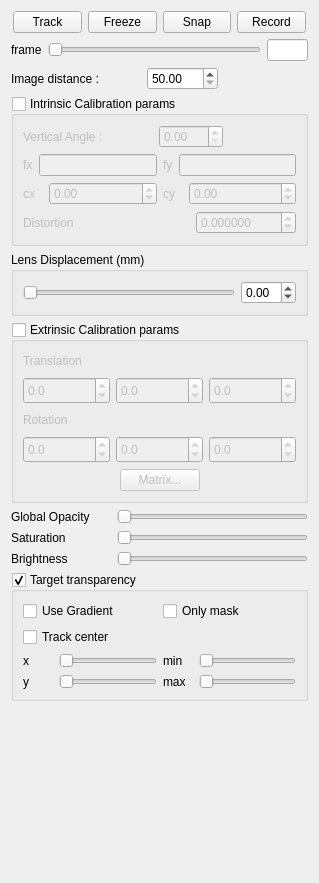
<?xml version="1.0" encoding="UTF-8"?>
<ui version="4.0">
 <class>CameraObjectSettingsWidget</class>
 <widget class="QWidget" name="CameraObjectSettingsWidget">
  <property name="geometry">
   <rect>
    <x>0</x>
    <y>0</y>
    <width>319</width>
    <height>883</height>
   </rect>
  </property>
  <property name="windowTitle">
   <string>Form</string>
  </property>
  <layout class="QVBoxLayout" name="verticalLayout_6">
   <item>
    <layout class="QHBoxLayout" name="horizontalLayout_6">
     <item>
      <spacer name="horizontalSpacer_4">
       <property name="orientation">
        <enum>Qt::Horizontal</enum>
       </property>
       <property name="sizeHint" stdset="0">
        <size>
         <width>13</width>
         <height>20</height>
        </size>
       </property>
      </spacer>
     </item>
     <item>
      <widget class="QPushButton" name="trackCameraPushButton">
       <property name="minimumSize">
        <size>
         <width>60</width>
         <height>0</height>
        </size>
       </property>
       <property name="text">
        <string>Track</string>
       </property>
       <property name="checkable">
        <bool>true</bool>
       </property>
      </widget>
     </item>
     <item>
      <widget class="QPushButton" name="freezeButton">
       <property name="minimumSize">
        <size>
         <width>60</width>
         <height>0</height>
        </size>
       </property>
       <property name="text">
        <string>Freeze</string>
       </property>
       <property name="checkable">
        <bool>true</bool>
       </property>
      </widget>
     </item>
     <item>
      <widget class="QPushButton" name="snapshotButton">
       <property name="minimumSize">
        <size>
         <width>60</width>
         <height>0</height>
        </size>
       </property>
       <property name="text">
        <string>Snap</string>
       </property>
      </widget>
     </item>
     <item>
      <widget class="QPushButton" name="recordButton">
       <property name="minimumSize">
        <size>
         <width>60</width>
         <height>0</height>
        </size>
       </property>
       <property name="text">
        <string>Record</string>
       </property>
      </widget>
     </item>
     <item>
      <spacer name="horizontalSpacer_10">
       <property name="orientation">
        <enum>Qt::Horizontal</enum>
       </property>
       <property name="sizeHint" stdset="0">
        <size>
         <width>13</width>
         <height>20</height>
        </size>
       </property>
      </spacer>
     </item>
    </layout>
   </item>
   <item>
    <layout class="QHBoxLayout" name="currentFrameLayout">
     <item>
      <widget class="QLabel" name="currentFrameLabel">
       <property name="text">
        <string>frame</string>
       </property>
      </widget>
     </item>
     <item>
      <widget class="QSlider" name="currentFrameSlider">
       <property name="orientation">
        <enum>Qt::Horizontal</enum>
       </property>
      </widget>
     </item>
     <item>
      <widget class="QLineEdit" name="currentFrameEdit">
       <property name="sizePolicy">
        <sizepolicy hsizetype="Fixed" vsizetype="Fixed">
         <horstretch>0</horstretch>
         <verstretch>0</verstretch>
        </sizepolicy>
       </property>
       <property name="minimumSize">
        <size>
         <width>41</width>
         <height>0</height>
        </size>
       </property>
       <property name="maximumSize">
        <size>
         <width>41</width>
         <height>16777215</height>
        </size>
       </property>
       <property name="readOnly">
        <bool>true</bool>
       </property>
      </widget>
     </item>
    </layout>
   </item>
   <item>
    <layout class="QHBoxLayout" name="horizontalLayout_2">
     <item>
      <widget class="QLabel" name="imageDistanceLabel">
       <property name="minimumSize">
        <size>
         <width>130</width>
         <height>0</height>
        </size>
       </property>
       <property name="text">
        <string>Image distance :</string>
       </property>
      </widget>
     </item>
     <item>
      <widget class="QDoubleSpinBox" name="imageDistanceSpinBox">
       <property name="minimumSize">
        <size>
         <width>70</width>
         <height>0</height>
        </size>
       </property>
       <property name="minimum">
        <double>50.000000000000000</double>
       </property>
       <property name="maximum">
        <double>5000.000000000000000</double>
       </property>
       <property name="singleStep">
        <double>100.000000000000000</double>
       </property>
      </widget>
     </item>
     <item>
      <spacer name="horizontalSpacer_2">
       <property name="orientation">
        <enum>Qt::Horizontal</enum>
       </property>
       <property name="sizeHint" stdset="0">
        <size>
         <width>40</width>
         <height>20</height>
        </size>
       </property>
      </spacer>
     </item>
    </layout>
   </item>
   <item>
    <widget class="QGroupBox" name="intrinsicParamsGroupBox">
     <property name="title">
      <string>Intrinsic Calibration params</string>
     </property>
     <property name="checkable">
      <bool>true</bool>
     </property>
     <property name="checked">
      <bool>false</bool>
     </property>
     <layout class="QVBoxLayout" name="verticalLayout_5">
      <item>
       <layout class="QHBoxLayout" name="horizontalLayout">
        <item>
         <widget class="QLabel" name="verticalAngleLabel">
          <property name="minimumSize">
           <size>
            <width>130</width>
            <height>0</height>
           </size>
          </property>
          <property name="text">
           <string>Vertical Angle :</string>
          </property>
         </widget>
        </item>
        <item>
         <widget class="QDoubleSpinBox" name="verticalAngleSpinBox">
          <property name="maximum">
           <double>180.000000000000000</double>
          </property>
          <property name="singleStep">
           <double>0.100000000000000</double>
          </property>
         </widget>
        </item>
        <item>
         <spacer name="horizontalSpacer">
          <property name="orientation">
           <enum>Qt::Horizontal</enum>
          </property>
          <property name="sizeHint" stdset="0">
           <size>
            <width>40</width>
            <height>20</height>
           </size>
          </property>
         </spacer>
        </item>
       </layout>
      </item>
      <item>
       <layout class="QHBoxLayout" name="horizontalLayout_14">
        <item>
         <widget class="QLabel" name="label_8">
          <property name="maximumSize">
           <size>
            <width>20</width>
            <height>16777215</height>
           </size>
          </property>
          <property name="text">
           <string>fx</string>
          </property>
         </widget>
        </item>
        <item>
         <widget class="QLineEdit" name="xFocalLineEdit">
          <property name="readOnly">
           <bool>true</bool>
          </property>
         </widget>
        </item>
        <item>
         <widget class="QLabel" name="label_9">
          <property name="maximumSize">
           <size>
            <width>20</width>
            <height>16777215</height>
           </size>
          </property>
          <property name="text">
           <string>fy</string>
          </property>
         </widget>
        </item>
        <item>
         <widget class="QLineEdit" name="yFocalLineEdit">
          <property name="readOnly">
           <bool>true</bool>
          </property>
         </widget>
        </item>
       </layout>
      </item>
      <item>
       <layout class="QHBoxLayout" name="horizontalLayout_10">
        <item>
         <widget class="QLabel" name="label_5">
          <property name="maximumSize">
           <size>
            <width>20</width>
            <height>16777215</height>
           </size>
          </property>
          <property name="text">
           <string>cx</string>
          </property>
         </widget>
        </item>
        <item>
         <widget class="QDoubleSpinBox" name="xImageCenterSpinBox">
          <property name="minimum">
           <double>-10000.000000000000000</double>
          </property>
          <property name="maximum">
           <double>10000.000000000000000</double>
          </property>
          <property name="singleStep">
           <double>0.100000000000000</double>
          </property>
         </widget>
        </item>
        <item>
         <widget class="QLabel" name="label_6">
          <property name="maximumSize">
           <size>
            <width>20</width>
            <height>16777215</height>
           </size>
          </property>
          <property name="text">
           <string>cy</string>
          </property>
         </widget>
        </item>
        <item>
         <widget class="QDoubleSpinBox" name="yImageCenterSpinBox">
          <property name="minimum">
           <double>-10000.000000000000000</double>
          </property>
          <property name="maximum">
           <double>10000.000000000000000</double>
          </property>
          <property name="singleStep">
           <double>0.100000000000000</double>
          </property>
         </widget>
        </item>
       </layout>
      </item>
      <item>
       <layout class="QHBoxLayout" name="horizontalLayout_11">
        <item>
         <widget class="QLabel" name="label_7">
          <property name="text">
           <string>Distortion</string>
          </property>
         </widget>
        </item>
        <item>
         <widget class="QDoubleSpinBox" name="distortionSpinBox">
          <property name="maximumSize">
           <size>
            <width>100</width>
            <height>16777215</height>
           </size>
          </property>
          <property name="decimals">
           <number>6</number>
          </property>
          <property name="minimum">
           <double>-50.000000000000000</double>
          </property>
          <property name="maximum">
           <double>50.000000000000000</double>
          </property>
          <property name="singleStep">
           <double>0.010000000000000</double>
          </property>
         </widget>
        </item>
       </layout>
      </item>
     </layout>
    </widget>
   </item>
   <item>
    <widget class="QGroupBox" name="lensDisplacementGroupBox">
     <property name="title">
      <string>Lens Displacement (mm)</string>
     </property>
     <layout class="QVBoxLayout" name="verticalLayout_7">
      <item>
       <layout class="QHBoxLayout" name="horizontalLayout_21">
        <item>
         <widget class="QSlider" name="lensDisplacementSlider">
          <property name="orientation">
           <enum>Qt::Horizontal</enum>
          </property>
         </widget>
        </item>
        <item>
         <widget class="QDoubleSpinBox" name="lensDisplacementSpinBox">
          <property name="minimum">
           <double>-5.000000000000000</double>
          </property>
          <property name="maximum">
           <double>5.000000000000000</double>
          </property>
          <property name="singleStep">
           <double>0.500000000000000</double>
          </property>
         </widget>
        </item>
       </layout>
      </item>
     </layout>
    </widget>
   </item>
   <item>
    <widget class="QGroupBox" name="extrinsicParamsGroupBox">
     <property name="title">
      <string>Extrinsic Calibration params</string>
     </property>
     <property name="checkable">
      <bool>true</bool>
     </property>
     <property name="checked">
      <bool>false</bool>
     </property>
     <layout class="QVBoxLayout" name="verticalLayout_3">
      <item>
       <layout class="QHBoxLayout" name="horizontalLayout_13">
        <item>
         <widget class="QLabel" name="label_10">
          <property name="text">
           <string>Translation</string>
          </property>
         </widget>
        </item>
        <item>
         <spacer name="horizontalSpacer_5">
          <property name="orientation">
           <enum>Qt::Horizontal</enum>
          </property>
          <property name="sizeHint" stdset="0">
           <size>
            <width>40</width>
            <height>20</height>
           </size>
          </property>
         </spacer>
        </item>
       </layout>
      </item>
      <item>
       <layout class="QHBoxLayout" name="horizontalLayout_17">
        <item>
         <widget class="QDoubleSpinBox" name="xtransSpinBox">
          <property name="minimumSize">
           <size>
            <width>70</width>
            <height>27</height>
           </size>
          </property>
          <property name="maximumSize">
           <size>
            <width>16777215</width>
            <height>27</height>
           </size>
          </property>
          <property name="decimals">
           <number>1</number>
          </property>
          <property name="minimum">
           <double>-2000.000000000000000</double>
          </property>
          <property name="maximum">
           <double>2000.000000000000000</double>
          </property>
         </widget>
        </item>
        <item>
         <widget class="QDoubleSpinBox" name="ytransSpinBox">
          <property name="minimumSize">
           <size>
            <width>70</width>
            <height>27</height>
           </size>
          </property>
          <property name="maximumSize">
           <size>
            <width>16777215</width>
            <height>27</height>
           </size>
          </property>
          <property name="decimals">
           <number>1</number>
          </property>
          <property name="minimum">
           <double>-2000.000000000000000</double>
          </property>
          <property name="maximum">
           <double>2000.000000000000000</double>
          </property>
         </widget>
        </item>
        <item>
         <widget class="QDoubleSpinBox" name="ztransSpinBox">
          <property name="minimumSize">
           <size>
            <width>70</width>
            <height>27</height>
           </size>
          </property>
          <property name="maximumSize">
           <size>
            <width>16777215</width>
            <height>27</height>
           </size>
          </property>
          <property name="decimals">
           <number>1</number>
          </property>
          <property name="minimum">
           <double>-2000.000000000000000</double>
          </property>
          <property name="maximum">
           <double>2000.000000000000000</double>
          </property>
         </widget>
        </item>
       </layout>
      </item>
      <item>
       <layout class="QHBoxLayout" name="horizontalLayout_9">
        <item>
         <widget class="QLabel" name="label_11">
          <property name="text">
           <string>Rotation</string>
          </property>
         </widget>
        </item>
        <item>
         <spacer name="horizontalSpacer_3">
          <property name="orientation">
           <enum>Qt::Horizontal</enum>
          </property>
          <property name="sizeHint" stdset="0">
           <size>
            <width>40</width>
            <height>20</height>
           </size>
          </property>
         </spacer>
        </item>
       </layout>
      </item>
      <item>
       <layout class="QHBoxLayout" name="horizontalLayout_18">
        <item>
         <widget class="QDoubleSpinBox" name="xrotSpinBox">
          <property name="minimumSize">
           <size>
            <width>70</width>
            <height>27</height>
           </size>
          </property>
          <property name="maximumSize">
           <size>
            <width>16777215</width>
            <height>27</height>
           </size>
          </property>
          <property name="decimals">
           <number>1</number>
          </property>
          <property name="minimum">
           <double>-2000.000000000000000</double>
          </property>
          <property name="maximum">
           <double>2000.000000000000000</double>
          </property>
         </widget>
        </item>
        <item>
         <widget class="QDoubleSpinBox" name="yrotSpinBox">
          <property name="minimumSize">
           <size>
            <width>70</width>
            <height>27</height>
           </size>
          </property>
          <property name="maximumSize">
           <size>
            <width>16777215</width>
            <height>27</height>
           </size>
          </property>
          <property name="decimals">
           <number>1</number>
          </property>
          <property name="minimum">
           <double>-2000.000000000000000</double>
          </property>
          <property name="maximum">
           <double>2000.000000000000000</double>
          </property>
         </widget>
        </item>
        <item>
         <widget class="QDoubleSpinBox" name="zrotSpinBox">
          <property name="minimumSize">
           <size>
            <width>70</width>
            <height>27</height>
           </size>
          </property>
          <property name="maximumSize">
           <size>
            <width>16777215</width>
            <height>27</height>
           </size>
          </property>
          <property name="decimals">
           <number>1</number>
          </property>
          <property name="minimum">
           <double>-2000.000000000000000</double>
          </property>
          <property name="maximum">
           <double>2000.000000000000000</double>
          </property>
         </widget>
        </item>
       </layout>
      </item>
      <item>
       <layout class="QHBoxLayout" name="horizontalLayout_3">
        <item>
         <spacer name="horizontalSpacer_7">
          <property name="orientation">
           <enum>Qt::Horizontal</enum>
          </property>
          <property name="sizeHint" stdset="0">
           <size>
            <width>18</width>
            <height>20</height>
           </size>
          </property>
         </spacer>
        </item>
        <item>
         <widget class="QPushButton" name="calibrationMatrixButton">
          <property name="text">
           <string>Matrix...</string>
          </property>
          <property name="checkable">
           <bool>true</bool>
          </property>
         </widget>
        </item>
        <item>
         <spacer name="horizontalSpacer_8">
          <property name="orientation">
           <enum>Qt::Horizontal</enum>
          </property>
          <property name="sizeHint" stdset="0">
           <size>
            <width>18</width>
            <height>20</height>
           </size>
          </property>
         </spacer>
        </item>
       </layout>
      </item>
     </layout>
    </widget>
   </item>
   <item>
    <layout class="QHBoxLayout" name="horizontalLayout_12">
     <item>
      <widget class="QLabel" name="opacityLabel">
       <property name="minimumSize">
        <size>
         <width>100</width>
         <height>0</height>
        </size>
       </property>
       <property name="maximumSize">
        <size>
         <width>100</width>
         <height>16777215</height>
        </size>
       </property>
       <property name="text">
        <string>Global Opacity</string>
       </property>
      </widget>
     </item>
     <item>
      <widget class="QSlider" name="opacitySlider">
       <property name="orientation">
        <enum>Qt::Horizontal</enum>
       </property>
      </widget>
     </item>
    </layout>
   </item>
   <item>
    <layout class="QHBoxLayout" name="horizontalLayout_19">
     <item>
      <widget class="QLabel" name="saturationLabel">
       <property name="minimumSize">
        <size>
         <width>100</width>
         <height>0</height>
        </size>
       </property>
       <property name="maximumSize">
        <size>
         <width>100</width>
         <height>16777215</height>
        </size>
       </property>
       <property name="text">
        <string>Saturation</string>
       </property>
      </widget>
     </item>
     <item>
      <widget class="QSlider" name="saturationSlider">
       <property name="orientation">
        <enum>Qt::Horizontal</enum>
       </property>
      </widget>
     </item>
    </layout>
   </item>
   <item>
    <layout class="QHBoxLayout" name="horizontalLayout_20">
     <item>
      <widget class="QLabel" name="brightnessLabel">
       <property name="minimumSize">
        <size>
         <width>100</width>
         <height>0</height>
        </size>
       </property>
       <property name="maximumSize">
        <size>
         <width>100</width>
         <height>16777215</height>
        </size>
       </property>
       <property name="text">
        <string>Brightness</string>
       </property>
      </widget>
     </item>
     <item>
      <widget class="QSlider" name="brightnessSlider">
       <property name="orientation">
        <enum>Qt::Horizontal</enum>
       </property>
      </widget>
     </item>
    </layout>
   </item>
   <item>
    <widget class="QGroupBox" name="targetTransparencyGroupBox">
     <property name="title">
      <string>Target transparency</string>
     </property>
     <property name="checkable">
      <bool>true</bool>
     </property>
     <layout class="QVBoxLayout" name="verticalLayout_4">
      <item>
       <layout class="QHBoxLayout" name="horizontalLayout_16">
        <item>
         <widget class="QCheckBox" name="useGradientCheckBox">
          <property name="text">
           <string>Use Gradient</string>
          </property>
         </widget>
        </item>
        <item>
         <widget class="QCheckBox" name="showMaskCheckBox">
          <property name="text">
           <string>Only mask</string>
          </property>
         </widget>
        </item>
       </layout>
      </item>
      <item>
       <widget class="QCheckBox" name="trackTransparencyCenterCheckBox">
        <property name="text">
         <string>Track center</string>
        </property>
       </widget>
      </item>
      <item>
       <layout class="QHBoxLayout" name="horizontalLayout_15">
        <item>
         <layout class="QVBoxLayout" name="verticalLayout">
          <item>
           <layout class="QHBoxLayout" name="horizontalLayout_8">
            <item>
             <widget class="QLabel" name="label_3">
              <property name="minimumSize">
               <size>
                <width>30</width>
                <height>0</height>
               </size>
              </property>
              <property name="text">
               <string>x</string>
              </property>
             </widget>
            </item>
            <item>
             <widget class="QSlider" name="xTransparencyCenterSlider">
              <property name="orientation">
               <enum>Qt::Horizontal</enum>
              </property>
             </widget>
            </item>
           </layout>
          </item>
          <item>
           <layout class="QHBoxLayout" name="horizontalLayout_7">
            <item>
             <widget class="QLabel" name="label_4">
              <property name="minimumSize">
               <size>
                <width>30</width>
                <height>0</height>
               </size>
              </property>
              <property name="text">
               <string>y</string>
              </property>
             </widget>
            </item>
            <item>
             <widget class="QSlider" name="yTransparencyCenterSlider">
              <property name="orientation">
               <enum>Qt::Horizontal</enum>
              </property>
             </widget>
            </item>
           </layout>
          </item>
         </layout>
        </item>
        <item>
         <layout class="QVBoxLayout" name="verticalLayout_2">
          <item>
           <layout class="QHBoxLayout" name="horizontalLayout_4">
            <item>
             <widget class="QLabel" name="label">
              <property name="minimumSize">
               <size>
                <width>30</width>
                <height>0</height>
               </size>
              </property>
              <property name="text">
               <string>min</string>
              </property>
             </widget>
            </item>
            <item>
             <widget class="QSlider" name="minTransparencyRadiusSlider">
              <property name="orientation">
               <enum>Qt::Horizontal</enum>
              </property>
             </widget>
            </item>
           </layout>
          </item>
          <item>
           <layout class="QHBoxLayout" name="horizontalLayout_5">
            <item>
             <widget class="QLabel" name="label_2">
              <property name="minimumSize">
               <size>
                <width>30</width>
                <height>0</height>
               </size>
              </property>
              <property name="text">
               <string>max</string>
              </property>
             </widget>
            </item>
            <item>
             <widget class="QSlider" name="maxTransparencyRadiusSlider">
              <property name="orientation">
               <enum>Qt::Horizontal</enum>
              </property>
             </widget>
            </item>
           </layout>
          </item>
         </layout>
        </item>
       </layout>
      </item>
     </layout>
    </widget>
   </item>
   <item>
    <spacer name="verticalSpacer">
     <property name="orientation">
      <enum>Qt::Vertical</enum>
     </property>
     <property name="sizeHint" stdset="0">
      <size>
       <width>20</width>
       <height>40</height>
      </size>
     </property>
    </spacer>
   </item>
  </layout>
 </widget>
 <resources/>
 <connections/>
 <slots>
  <slot>OnExtrinsicTransformUiChanged()</slot>
 </slots>
</ui>
